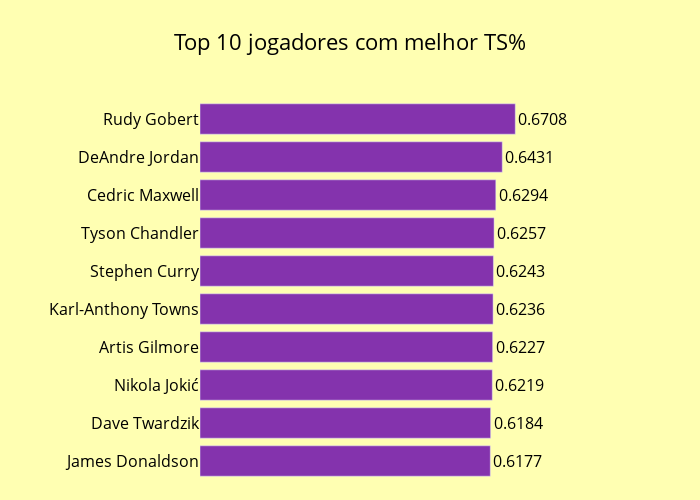

Here is the notebook cell this chart was saved with:
### Code cell
fig = go.Figure(data=[
    go.Bar(y=TS_alltime['Player'], x=TS_alltime['TS%'], orientation='h', 
           text=TS_alltime['TS%'], textposition='outside',
           marker_color='#8433ad',
           ),
    ])
fig.update_layout(
    title = 'Top 10 jogadores com melhor TS%',
    template=custom_template(type_='bar'),
    width=700,
    height=500,
    xaxis_range=[0, 1],
    )
fig.show()

### Figure 1 — Plotly figure (JSON) as saved in the notebook; plotly's stock layout.template omitted (floating-point values rounded to 4 significant figures)
{"data": [{"marker": {"color": "#8433ad"}, "orientation": "h", "text": [0.6177, 0.6184, 0.6219, 0.6227, 0.6236, 0.6243, 0.6257, 0.6294, 0.6431, 0.6708], "textposition": "outside", "type": "bar", "x": [0.6177, 0.6184, 0.6219, 0.6227, 0.6236, 0.6243, 0.6257, 0.6294, 0.6431, 0.6708], "y": ["James Donaldson", "Dave Twardzik", "Nikola Jokić", "Artis Gilmore", "Karl-Anthony Towns", "Stephen Curry", "Tyson Chandler", "Cedric Maxwell", "DeAndre Jordan", "Rudy Gobert"]}], "layout": {"height": 500, "title": {"text": "Top 10 jogadores com melhor TS%"}, "width": 700, "xaxis": {"range": [0, 1]}}}
